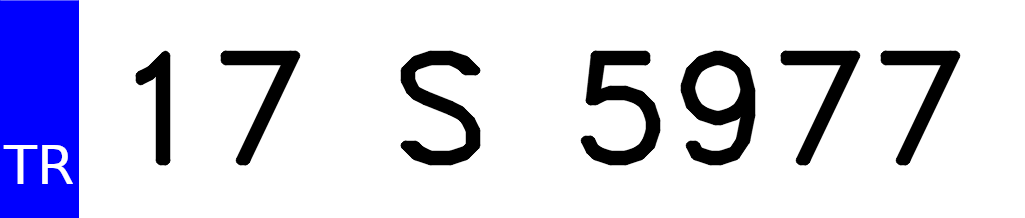
#> input picture data/raw/17-S-5977.png, 1025 x 218 px, given in place of 16-UML-08.png, which was not available
$ python build_features.py   (older library calls are emulated)
#> lines starting #> are read from the running program, lines starting #| are printed output that depends on the picture; after the words box and inside, x2 and y2 are one past the last pixel; in counts of white or black regions, pixels touching at a corner belong together; pictures that were not available may be replaced by others from this repository, and a replacement may not be noted
import cv2
import matplotlib.pyplot as plt
import numpy as np

file_folder = "../../data/external/2_recognition/license_synthetic/sample_subset/"
sample1 = "data/external/2_recognition/license_synthetic/sample_subset/18-H-3396.png"
sample2 = "data/external/2_recognition/license_synthetic/license-plates/80-ZYY-26.png"
sample3 = "data/external/2_recognition/license_synthetic/license-plates/16-UML-08.png"

def read_image(filename: str):
    img =  cv2.cvtColor(cv2.imread(filename), cv2.COLOR_RGB2BGR)
    return img

def grayscale(image: np.ndarray):
    return cv2.cvtColor(image, cv2.COLOR_RGB2GRAY)

def threshold_image(image):
    threshold_image = cv2.threshold(image, 0, 255, cv2.THRESH_OTSU, cv2.THRESH_BINARY_INV)[1]
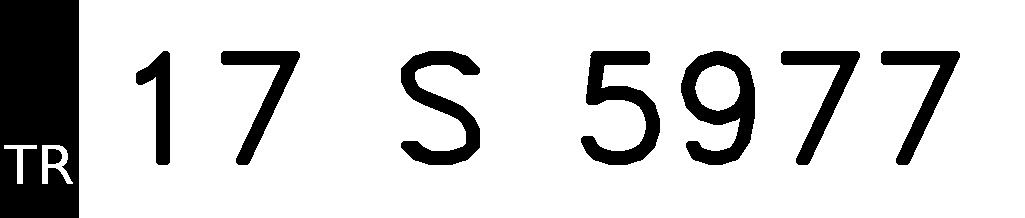
#> threshold_image: shape (218, 1025); 83.2% white; 9 black regions, largest, box (x1, y1, x2, y2) and area: (0, 0, 79, 218) 16131, (681, 51, 755, 165) 4051, (581, 51, 660, 165) 3755
    return cv2.bitwise_not(threshold_image)
#> returned value: shape (218, 1025); 16.8% white; 9 white regions

def display_hist(image, channel: int=0):
    hist_values = cv2.calcHist([image], channels=[0], mask=None, histSize=[256], ranges=[0,256])
    plt.plot(hist_values)

def blur_image(image: np.ndarray, ksize: tuple, div: int, gauss: bool):
    #! div=1 removes State section! (unintended feature)
    if gauss == True:
        kernel = np.ones(shape=ksize, dtype=np.float32) / div
        gauss_blurred = cv2.filter2D(image, -1, kernel)
        return gauss_blurred
    else:
        median_blurred = cv2.medianBlur(image, ksize[0])
        return median_blurred

def detect_edges(image):
    med_val = np.median(image)
    lower = int(max(0, 0.07*med_val) )
    upper = int(min(255, 1.3*med_val) )
    return cv2.Canny(image=image, threshold1=lower, threshold2=upper+100)

def dilate_image(image, ksize: tuple=(5,5), iters: int=1):
    kernel_dilation = np.ones(ksize, dtype=np.uint8)
    dilated = cv2.dilate(image, kernel_dilation, iterations=iters)
    return dilated

def detect_contours(image):
    contour_img, contours, hierarchy = cv2.findContours(image.copy(), cv2.RETR_TREE, cv2.CHAIN_APPROX_SIMPLE)
    sorted_contours = sorted(contours, key=lambda ctr: cv2.boundingRect(ctr)[0])
    character_bounding_boxes = list()

    for cnt in sorted_contours:
        x,y,w,h = cv2.boundingRect(cnt)
        image_width, image_height = image.shape[1], image.shape[0]

        if h > 0.9*image_height or h < 0.38*image_height:
            continue
        elif (h * w) < 0.01*(image_width * image_height):
            continue
        elif h / w < 1.1:
            continue
        else:
            cv2.rectangle(contour_img, (x,y), (x+w, y+h),(150,150,150),3)
            character_bounding_boxes.append((x,y,w,h))
    return contour_img, character_bounding_boxes

def snip_single_character(image, bounding_box):
    x, y, w, h = bounding_box
    return image[y:(y+h), x:(x+w)]

def snip_all_characters(image, bounding_boxes):
    return [snip_single_character(image, bounding_box) for bounding_box in bounding_boxes]

def standardize_snips(snips: list):
    snip_lst = snips.copy()
    for idx, img in enumerate(snip_lst):
        snip_lst[idx] = cv2.resize(img, (30,30)).astype('float32') / 255
    return snip_lst

def pipeline_single(filename: str, dilatekernel: tuple=(3,3), blurkernel: tuple=(5,5), div: int=25, gauss: bool=True):
    img = read_image(filename)
    grayscaled = grayscale(img)
    threshed = threshold_image(grayscaled)
    blurred = blur_image(threshed, blurkernel, div, gauss)
    dilated = dilate_image(blurred, dilatekernel)
    contours = detect_contours(dilated)[1]
    snips_lst = snip_all_characters(dilated, contours)
    return standardize_snips(snips_lst)

# Iterate for folder of images
def pipeline_bulk(folder: str, dilatekernel: tuple=(3,3), blurkernel: tuple=(5,5), div: int=25, gauss: bool=True):
    pass

if __name__ == '__main__':
    img = read_image(sample3)
    grayed = grayscale(img)
    threshed = threshold_image(grayed)
    blurred = blur_image(threshed, ksize=(7,7), div=25, gauss=True)
    dilated = dilate_image(blurred, ksize=(3,3), iters=1)
#> in dilate_image, `dilated = cv2.dilate(image, kernel_dilation, iterations=iters)`:
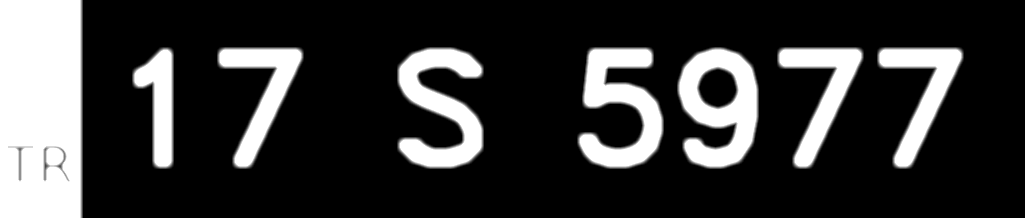
#> dilated: shape (218, 1025); min 0, max 255, mean 54.6
    characters = detect_contours(dilated.copy())[1]
#> in detect_contours, `contour_img, contours, hierarchy = cv2.findContours(image.copy(), cv2...`: contours = 9 contours; largest, box (x1, y1, x2, y2) and area: (0, 0, 83, 218) 17794, (677, 47, 759, 169) 7533, (397, 47, 484, 169) 6254, (577, 47, 664, 169) 6124, (877, 47, 964, 169) 4356
#> in detect_contours, `sorted_contours = sorted(contours, key=lambda ctr: cv2.boundingRect(ct..`: sorted_contours = 9 contours; largest, box (x1, y1, x2, y2) and area: (0, 0, 83, 218) 17794, (677, 47, 759, 169) 7533, (397, 47, 484, 169) 6254, (577, 47, 664, 169) 6124, (217, 47, 304, 169) 4356
#> the loop in detect_contours, `for cnt in sorted_contours:` made 9 passes
#> (x, y, w, h) on passes 2 to 9: (132, 47, 42, 122), (217, 47, 87, 122), (397, 47, 87, 122), (577, 47, 87, 122), (677, 47, 82, 122), (699, 69, 37, 38), (777, 47, 87, 122), (877, 47, 87, 122)
#> (cnt, x, y, w, h) on pass 1: ([[0, 0], [0, 217], [82, 217], [82, 0]], 0, 0, 83, 218)
#> after the loop in detect_contours, `for cnt in sorted_contours:`:
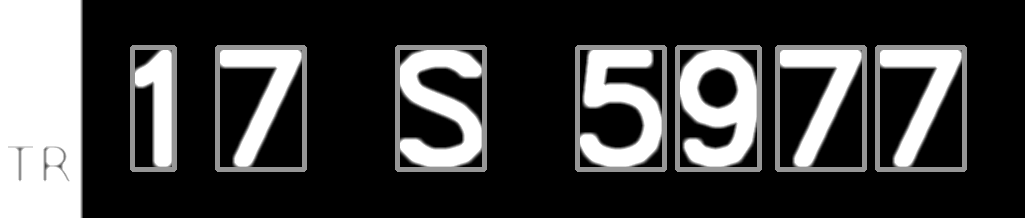
#> contour_img: shape (218, 1025); 6.29% of pixels changed, all inside (x1, y1, x2, y2) = (130, 45, 967, 172)
#> after the loop in detect_contours, `for cnt in sorted_contours:`: character_bounding_boxes = [(132, 47, 42, 122), (217, 47, 87, 122), (397, 47, 87, 122), (577, 47, 87, 122), (677, 47, 82, 122), (777, 47, 87, 122), (877, 47, 87, 122)]
#> characters has the same summary as character_bounding_boxes in detect_contours
    character = snip_single_character(img, characters[1])
#> in snip_single_character, `return image[y:(y+h), x:(x+w)]`:
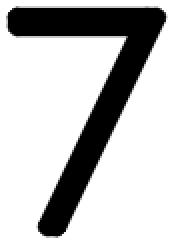
#> returned value: shape (122, 87, 3) (shown 2 times larger); min 0, max 255, mean 191.7
    print(characters)
#| [(132, 47, 42, 122), (217, 47, 87, 122), (397, 47, 87, 122), (577, 47, 87, 122), (677, 47, 82, 122), (777, 47, 87, 122), (877, 47, 87, 122)]

    fig, ax = plt.subplots(nrows=3, ncols=2, figsize=(11,6), dpi=200)
    ax[0][0].imshow(img)
    ax[0][1].imshow(grayed, cmap='gray')
    ax[1][0].imshow(threshed, cmap='gray')
    ax[1][1].imshow(blurred, cmap='gray')
    ax[2][0].imshow(dilated, cmap='gray')
    ax[2][1].imshow(character,cmap='gray')
    plt.show()

    chars_lst = pipeline_single(sample3, dilatekernel=(3,3),blurkernel=(5,5), div=25, gauss=True)
#> call 2 of dilate_image, with ksize = (3, 3), iters = 1
#> in dilate_image (call 2), `dilated = cv2.dilate(image, kernel_dilation, iterations=iters)`:
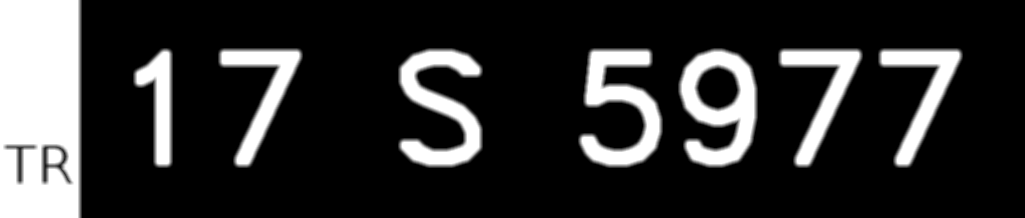
#> dilated: shape (218, 1025); min 0, max 255, mean 47.8
#> in detect_contours (call 2), `contour_img, contours, hierarchy = cv2.findContours(image.copy(), cv2...`: contours = 9 contours; largest, box (x1, y1, x2, y2) and area: (0, 0, 82, 218) 17577, (678, 48, 758, 168) 7003, (398, 48, 483, 168) 5544, (578, 48, 663, 168) 5460, (878, 48, 963, 168) 3862
#> in detect_contours (call 2), `sorted_contours = sorted(contours, key=lambda ctr: cv2.boundingRect(ct..`: sorted_contours = 9 contours; largest, box (x1, y1, x2, y2) and area: (0, 0, 82, 218) 17577, (678, 48, 758, 168) 7003, (398, 48, 483, 168) 5544, (578, 48, 663, 168) 5460, (218, 48, 303, 168) 3862
#> the loop in detect_contours (call 2), `for cnt in sorted_contours:` made 9 passes
#> (x, y, w, h) on passes 2 to 9: (133, 48, 40, 120), (218, 48, 85, 120), (398, 48, 85, 120), (578, 48, 85, 120), (678, 48, 80, 120), (698, 68, 40, 40), (778, 48, 85, 120), (878, 48, 85, 120)
#> (cnt, x, y, w, h) on pass 1: ([[0, 0], [0, 217], [81, 217], [81, 0]], 0, 0, 82, 218)
#> after the loop in detect_contours (call 2), `for cnt in sorted_contours:`:
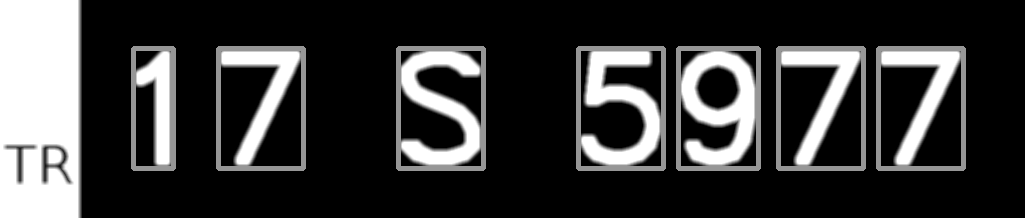
#> contour_img: shape (218, 1025); 6.16% of pixels changed, all inside (x1, y1, x2, y2) = (131, 46, 966, 171)
#> after the loop in detect_contours (call 2), `for cnt in sorted_contours:`: character_bounding_boxes = [(133, 48, 40, 120), (218, 48, 85, 120), (398, 48, 85, 120), (578, 48, 85, 120), (678, 48, 80, 120), (778, 48, 85, 120), (878, 48, 85, 120)]
#> in pipeline_single, `contours = detect_contours(dilated)[1]`: contours has the same summary as character_bounding_boxes in detect_contours
#> in pipeline_single, `snips_lst = snip_all_characters(dilated, contours)`: snips_lst = 7 items
#> the loop in standardize_snips, `for idx, img in enumerate(snip_lst):` made 7 passes
#> chars_lst = 7 items
    fig2, ax2 = plt.subplots(nrows=3, ncols=3, figsize=(11,6), dpi=200)
    for idx, ax in enumerate(ax2.flatten()):
        if idx > len(chars_lst)-1:
            break
        ax.imshow(chars_lst[idx], cmap='gray')
    plt.show()
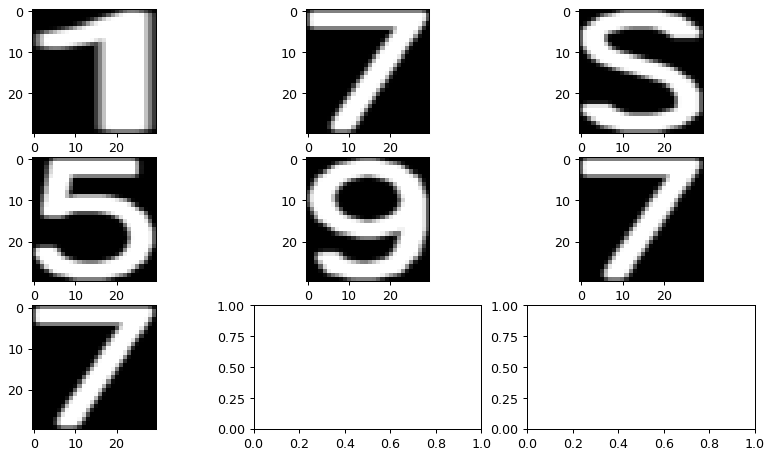
#> figure drawn by matplotlib, 7 panels


    # (1000, 7, 30, 30) = data.shape
    #* batches of 7 in the CNN
    # (images, chracters, rows, cols)

    # train on a (1000,
